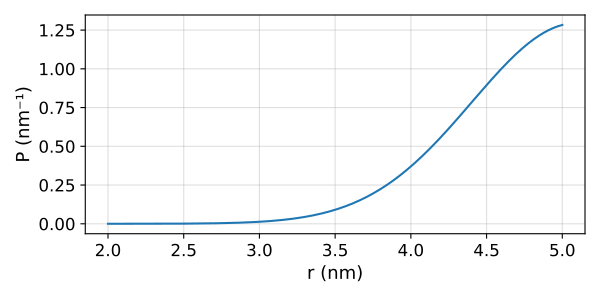

Recreate this plot in Python.
import deerlab as dl
import matplotlib.pyplot as plt 
import numpy as np 
model = dl.dd_rice3
r = np.linspace(2,5,400)
par0 = model.start
P = model(r,par0)
plt.figure(figsize=[6,3])
plt.plot(r,P)
plt.xlabel('r (nm)',fontsize=13)
plt.ylabel('P (nm⁻¹)',fontsize=13)
plt.grid(alpha=0.4)
plt.tick_params(labelsize=12)
plt.tick_params(labelsize=12)
plt.tight_layout()
